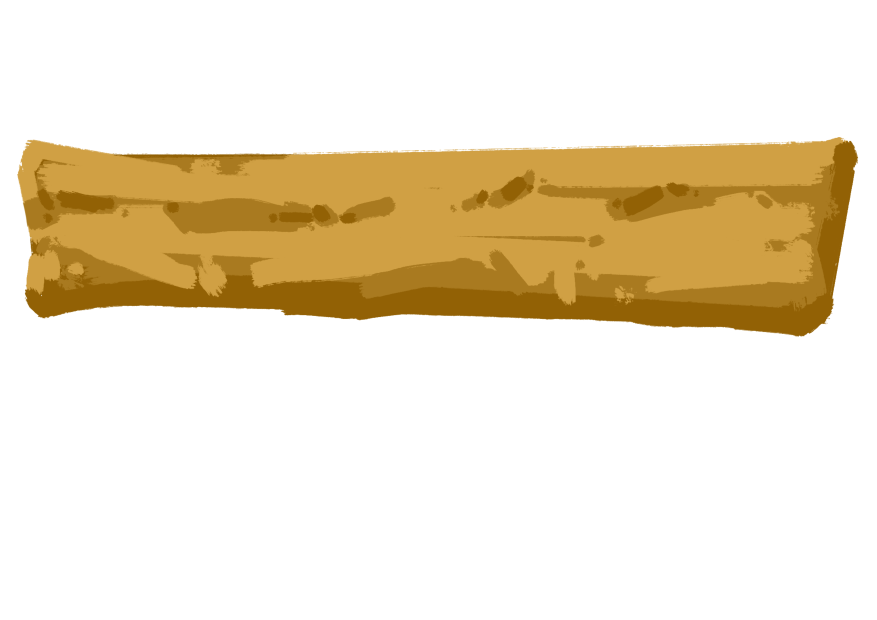
#> input picture FloatingIsLand/Assets/ArtRes/UI/4.png, 3508 x 2480 px (shown at 1/4 size)
$ python ui_slice_gen.py
#> lines starting #> are read from the running program, lines starting #| are printed output that depends on the picture
# -*- coding: utf-8 -*-
"""把 Assets/ArtRes/UI 的 7 张原画（3508x2480，画面只占中间一小块）加工成
Unity 可直接用的九宫格 Sprite，输出到 Assets/Resources/UI/。

三步：
1. 按 alpha 包围盒裁掉大片空白；
2. 预乘 alpha 后降采样（直接 resize RGBA 会在边缘出黑边／白边）；
3. 连 .meta 一起写，把 textureType=Sprite、spriteMode=Single、spriteBorder 定死，
   免得 Unity 按默认规则导入成 Default 贴图（那样 Image 根本挂不上）。

border 取值原则：切在「端头造型结束、中段变平」的位置，同时保证
border 之和小于游戏里最小的按钮尺寸（最矮 52px、最窄 150px），
否则 Unity 九宫格会让上下（左右）边压在一起，糊成一团。
"""
import hashlib
import os
import tempfile
from PIL import Image

ROOT = os.path.dirname(os.path.dirname(os.path.dirname(os.path.abspath(__file__))))
SRC = os.path.join(ROOT, "Assets", "ArtRes", "UI")
DST = os.path.join(ROOT, "Assets", "Resources", "UI")
# 预览图只是给人看 border 切得对不对的中间产物，别落进工程里
PREVIEW = tempfile.gettempdir()

# (源文件, 输出名, 输出宽, border=(左,下,右,上), 说明)
SPECS = [
    ("4.png", "btn_primary",   384, (40, 26, 40, 14), "主按钮：橙色木牌"),
    ("3.png", "btn_secondary", 384, (36, 18, 36, 10), "次按钮：浅色木条"),
    ("7.png", "btn_icon",      176, (26, 30, 30, 20), "小方按钮：橙色方块"),
    ("5.png", "panel_bg",      384, (40, 40, 40, 30), "面板/卡片底：米色块"),
    ("6.png", "card_header",   192, (28, 30, 28, 118), "带橙色标题条的卡片底"),
    ("1.png", "frame_wood",    512, (90, 78, 80, 70), "木框：四角交叉木条"),
    ("2.png", "frame_rope",    512, (80, 80, 80, 70), "木框：绑绳款"),
]

META = """fileFormatVersion: 2
guid: {guid}
TextureImporter:
  internalIDToNameTable: []
  externalObjects: {{}}
  serializedVersion: 13
  mipmaps:
    mipMapMode: 0
    enableMipMap: 0
    sRGBTexture: 1
    linearTexture: 0
    fadeOut: 0
    borderMipMap: 0
    mipMapsPreserveCoverage: 0
    alphaTestReferenceValue: 0.5
    mipMapFadeDistanceStart: 1
    mipMapFadeDistanceEnd: 3
  bumpmap:
    convertToNormalMap: 0
    externalNormalMap: 0
    heightScale: 0.25
    normalMapFilter: 0
    flipGreenChannel: 0
  isReadable: 0
  streamingMipmaps: 0
  streamingMipmapsPriority: 0
  vTOnly: 0
  ignoreMipmapLimit: 0
  grayScaleToAlpha: 0
  generateCubemap: 6
  cubemapConvolution: 0
  seamlessCubemap: 0
  textureFormat: 1
  maxTextureSize: 1024
  textureSettings:
    serializedVersion: 2
    filterMode: 1
    aniso: 1
    mipBias: 0
    wrapU: 1
    wrapV: 1
    wrapW: 1
  nPOTScale: 0
  lightmap: 0
  compressionQuality: 50
  spriteMode: 1
  spriteExtrude: 1
  spriteMeshType: 0
  alignment: 0
  spritePivot: {{x: 0.5, y: 0.5}}
  spritePixelsToUnits: 100
  spriteBorder: {{x: {bl}, y: {bb}, z: {br}, w: {bt}}}
  spriteGenerateFallbackPhysicsShape: 0
  alphaUsage: 1
  alphaIsTransparency: 1
  spriteTessellationDetail: -1
  textureType: 8
  textureShape: 1
  singleChannelComponent: 0
  flipbookRows: 1
  flipbookColumns: 1
  maxTextureSizeSet: 0
  compressionQualitySet: 0
  textureFormatSet: 0
  ignorePngGamma: 0
  applyGammaDecoding: 0
  swizzle: 50462976
  cookieLightType: 0
  platformSettings:
  - serializedVersion: 3
    buildTarget: DefaultTexturePlatform
    maxTextureSize: 1024
    resizeAlgorithm: 0
    textureFormat: -1
    textureCompression: 1
    compressionQuality: 50
    crunchedCompression: 0
    allowsAlphaSplitting: 0
    overridden: 0
    ignorePlatformSupport: 0
    androidETC2FallbackOverride: 0
    forceMaximumCompressionQuality_BC6H_BC7: 0
  spriteSheet:
    serializedVersion: 2
    sprites: []
    outline: []
    physicsShape: []
    bones: []
    spriteID: 5e97eb03825dee720800000000000000
    internalID: 0
    vertices: []
    indices:
    edges: []
    weights: []
    secondaryTextures: []
    nameFileIdTable: {{}}
  mipmapLimitGroupName:
  pSDRemoveMatte: 0
  userData:
  assetBundleName:
  assetBundleVariant:
"""

FOLDER_META = """fileFormatVersion: 2
guid: {guid}
folderAsset: yes
DefaultImporter:
  externalObjects: {{}}
  userData:
  assetBundleName:
  assetBundleVariant:
"""


def guid_for(key):
    """稳定 GUID：同名再跑一次结果不变，重生成不会打断已有引用。"""
    return hashlib.md5(("FloatingIsLand/UI/" + key).encode("utf-8")).hexdigest()


def load_cropped(name):
#> called with name = '4.png'
    im = Image.open(os.path.join(SRC, name)).convert("RGBA")
#> im is the input picture: PIL image 3508x2480 RGBA; mean R, G, B, A 48, 35.7, 12.3, 64.6
    return im.crop(im.getchannel("A").getbbox())
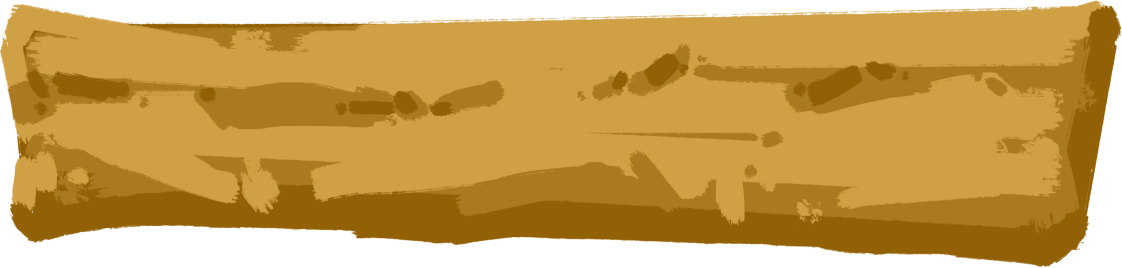
#> returned value: PIL image 3364x803 RGBA (shown at 1/3 size); mean R, G, B, A 154.5, 114.9, 39.5, 208; transparent parts drawn white


def downscale(im, width):
#> called with width = 384
    h = max(1, round(im.height * width / im.width))
#> h = 92
    # RGBa = 预乘 alpha；不预乘的话透明区的 RGB 会被插值带进不透明边缘
    return im.convert("RGBa").resize((width, h), Image.LANCZOS).convert("RGBA")
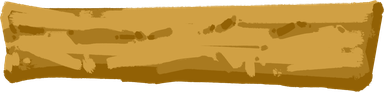
#> returned value: PIL image 384x92 RGBA; mean R, G, B, A 160.5, 119, 40.2, 208; transparent parts drawn white


def nine_slice(sprite, border, size):
    """PIL 版九宫格，只用来出预览图，验证 border 切得对不对。"""
    bl, bb, br, bt = border
    sw, sh = sprite.size
    tw, th = size
    xs = [(0, bl), (bl, sw - br), (sw - br, sw)]
    ys = [(0, bt), (bt, sh - bb), (sh - bb, sh)]
    dxs = [(0, bl), (bl, tw - br), (tw - br, tw)]
    dys = [(0, bt), (bt, th - bb), (th - bb, th)]
    out = Image.new("RGBA", size, (0, 0, 0, 0))
    for (y0, y1), (dy0, dy1) in zip(ys, dys):
        for (x0, x1), (dx0, dx1) in zip(xs, dxs):
            if dx1 <= dx0 or dy1 <= dy0:
                continue
            part = sprite.crop((x0, y0, x1, y1))
            part = part.convert("RGBa").resize((dx1 - dx0, dy1 - dy0), Image.BILINEAR).convert("RGBA")
            out.paste(part, (dx0, dy0))
    return out


os.makedirs(DST, exist_ok=True)
meta_path = DST + ".meta"
if not os.path.exists(meta_path):
    with open(meta_path, "w", newline="\n") as f:
        f.write(FOLDER_META.format(guid=guid_for("folder")))

# 游戏里实际用到的按钮尺寸，用来出拉伸预览
TEST_RECTS = [(300, 52), (324, 62), (320, 72), (150, 92), (760, 76), (150, 160), (360, 230)]

sheet_rows = []
for src, name, width, border, desc in SPECS:
    im = downscale(load_cropped(src), width)
    bl, bb, br, bt = border
    assert bl + br < im.width and bb + bt < im.height, f"{name}: border 超过图本身"
    im.save(os.path.join(DST, name + ".png"))
    with open(os.path.join(DST, name + ".png.meta"), "w", newline="\n") as f:
        f.write(META.format(guid=guid_for(name), bl=bl, bb=bb, br=br, bt=bt))
    print(f"{name:14s} {im.width}x{im.height}  border L{bl} B{bb} R{br} T{bt}   <- {src}  ({desc})")
#| btn_primary    384x92  border L40 B26 R40 T14   <- 4.png  (主按钮：橙色木牌)
    sheet_rows.append((name, im, border))
#> pass 2 of the loop `for src, name, width, border, desc in SPECS:`:
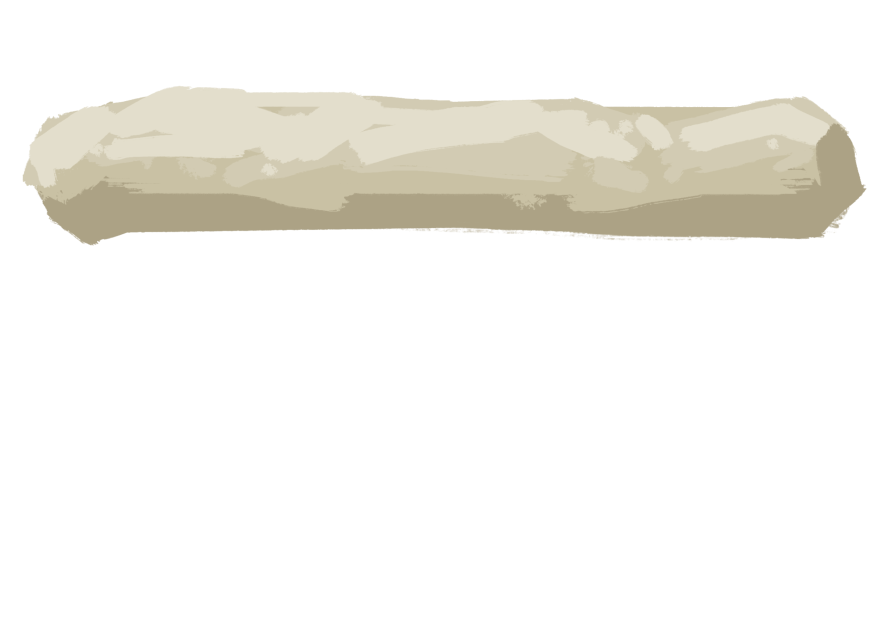
#> input picture FloatingIsLand/Assets/ArtRes/UI/3.png, 3508 x 2480 px (shown at 1/4 size)
#> in load_cropped, im is the input picture: PIL image 3508x2480 RGBA; mean R, G, B, A 40.9, 39.4, 34.4, 50.6
#> in load_cropped (call 2), `return im.crop(im.getchannel("A").getbbox())`:
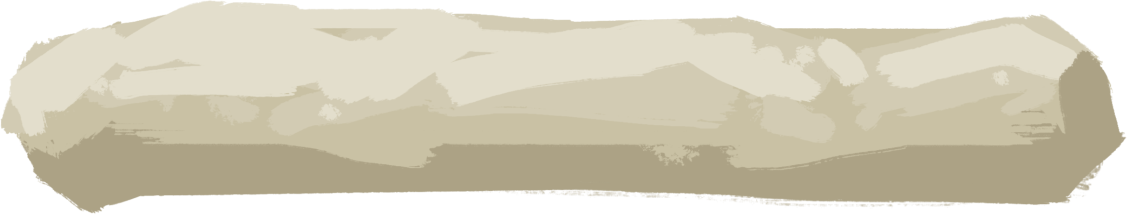
#> returned value: PIL image 3380x643 RGBA (shown at 1/3 size); mean R, G, B, A 163.9, 157.9, 137.9, 202.5; transparent parts drawn white
#> h = 73
#> in downscale (call 2), `return im.convert("RGBa").resize((width, h), Image.LANCZOS).convert("R..`:
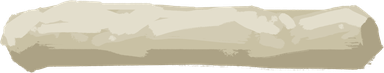
#> returned value: PIL image 384x73 RGBA; mean R, G, B, A 171.2, 164.8, 143.9, 202.5; transparent parts drawn white
#| btn_secondary  384x73  border L36 B18 R36 T10   <- 3.png  (次按钮：浅色木条)
#> pass 3 of the loop `for src, name, width, border, desc in SPECS:`:
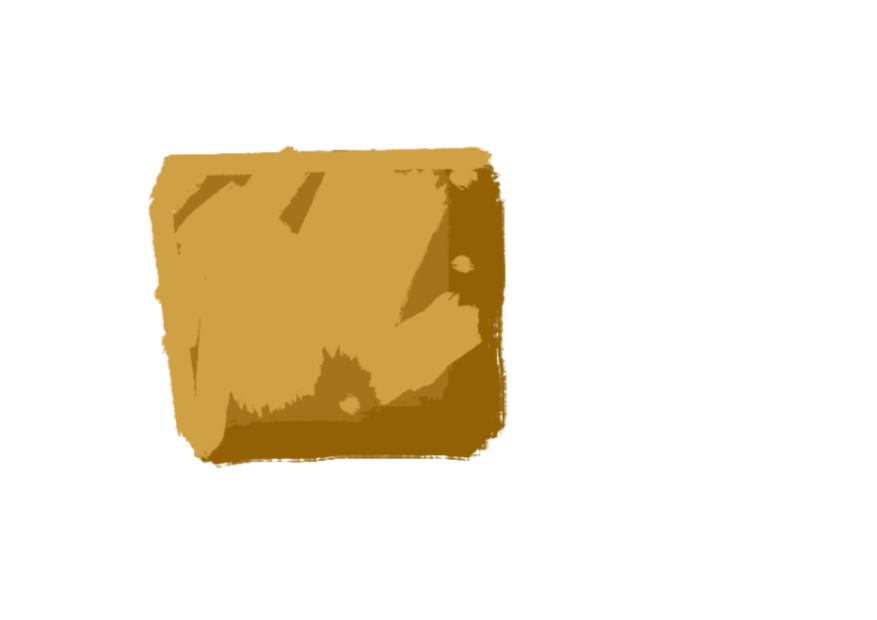
#> input picture FloatingIsLand/Assets/ArtRes/UI/7.png, 3508 x 2480 px (shown at 1/4 size)
#> in load_cropped, im is the input picture: PIL image 3508x2480 RGBA; mean R, G, B, A 36.9, 27.5, 9.5, 48.7
#> in load_cropped (call 3), `return im.crop(im.getchannel("A").getbbox())`:
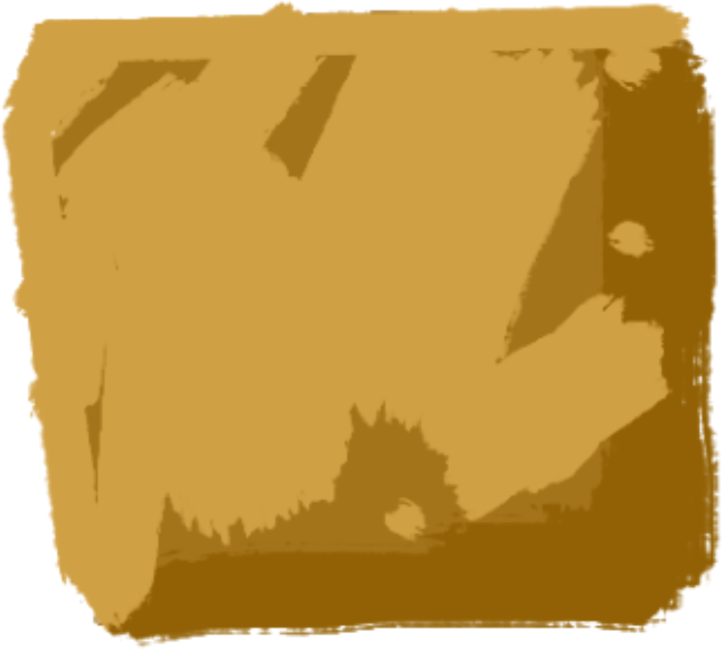
#> returned value: PIL image 1446x1298 RGBA (shown at 1/2 size); mean R, G, B, A 171.1, 127.4, 44.3, 225.7; transparent parts drawn white
#> h = 158
#> in downscale (call 3), `return im.convert("RGBa").resize((width, h), Image.LANCZOS).convert("R..`:
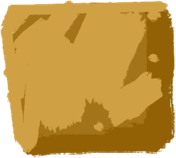
#> returned value: PIL image 176x158 RGBA; mean R, G, B, A 174.3, 129.7, 44.6, 225.7; transparent parts drawn white
#| btn_icon       176x158  border L26 B30 R30 T20   <- 7.png  (小方按钮：橙色方块)
#> the loop made 7 passes; the first 3 are shown

# 预览：每张图按所有真实按钮尺寸拉一遍，肉眼看端头有没有被拉糊
pad = 12
#> pad = 12
cell_w = sum(r[0] for r in TEST_RECTS) + pad * (len(TEST_RECTS) + 1)
#> cell_w = 2460
row_h = max(r[1] for r in TEST_RECTS) + pad
#> row_h = 242
sheet = Image.new("RGBA", (cell_w, row_h * len(sheet_rows)), (60, 66, 78, 255))
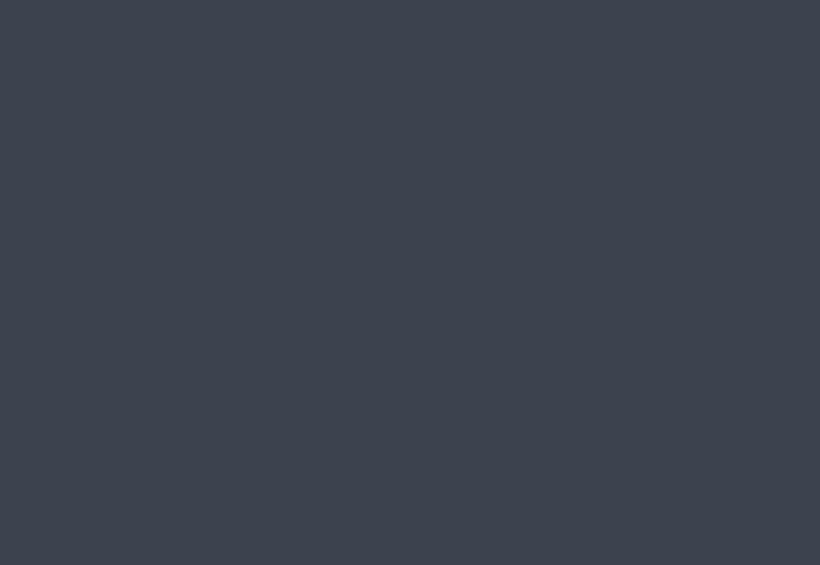
#> sheet: PIL image 2460x1694 RGBA (shown at 1/3 size); mean R, G, B, A 60, 66, 78, 255
for i, (name, im, border) in enumerate(sheet_rows):
    x = pad
    for rect in TEST_RECTS:
        sheet.paste(nine_slice(im, border, rect), (x, i * row_h + pad // 2), nine_slice(im, border, rect))
        x += rect[0] + pad
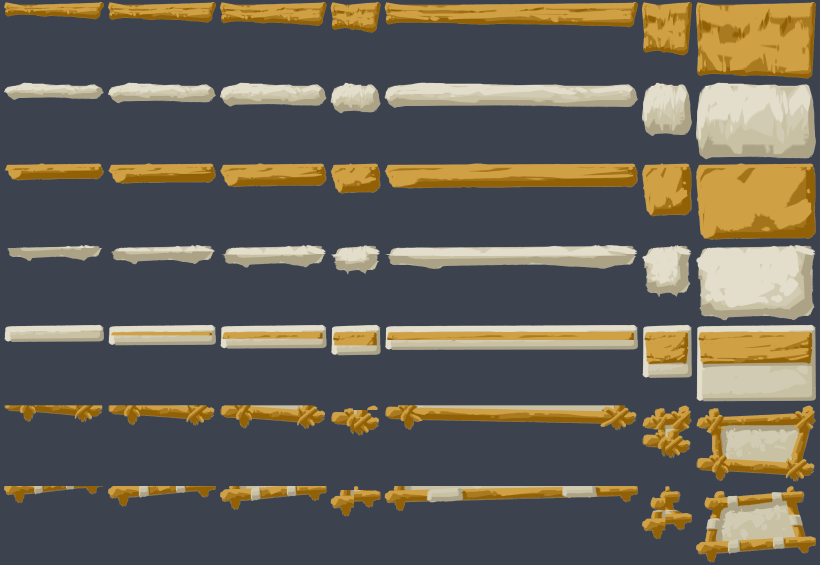
#> sheet: PIL image 2460x1694 RGBA (shown at 1/3 size); mean R, G, B, A 100.7, 96, 85.9, 254.2; transparent parts drawn white
sheet.save(os.path.join(PREVIEW, "slice_preview.png"))
print("\npreview ->", os.path.join(PREVIEW, "slice_preview.png"))
